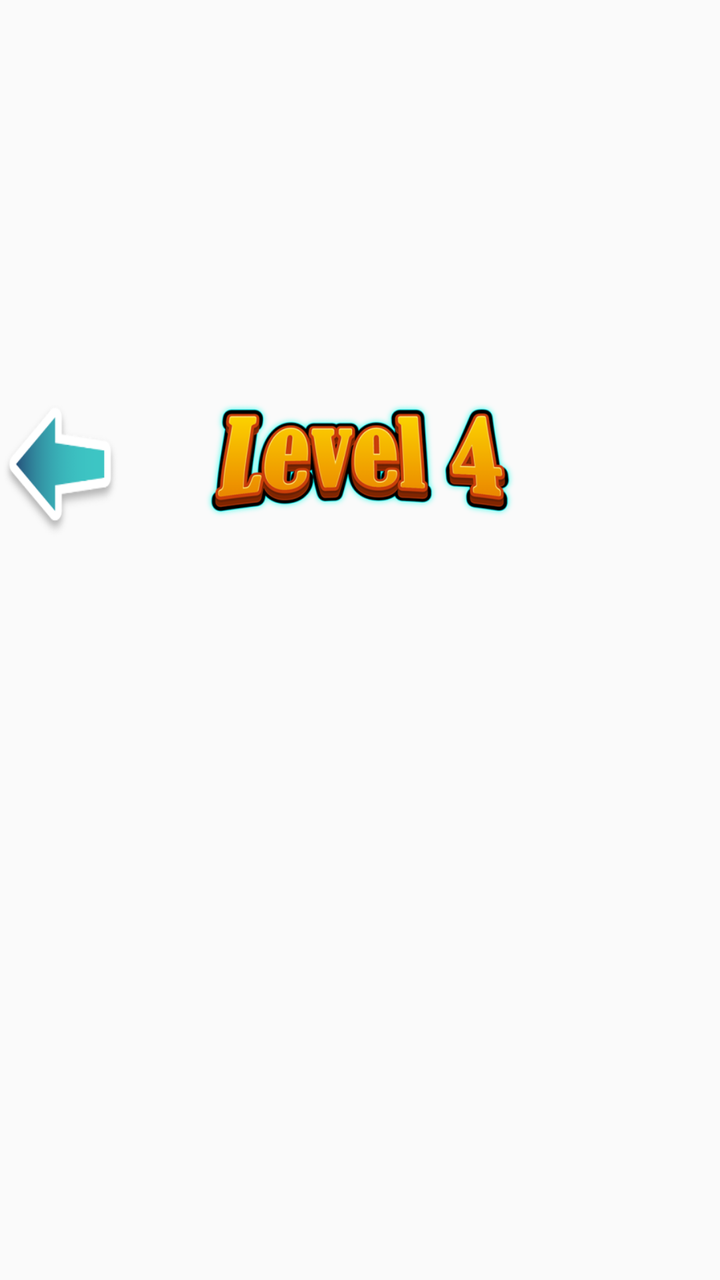
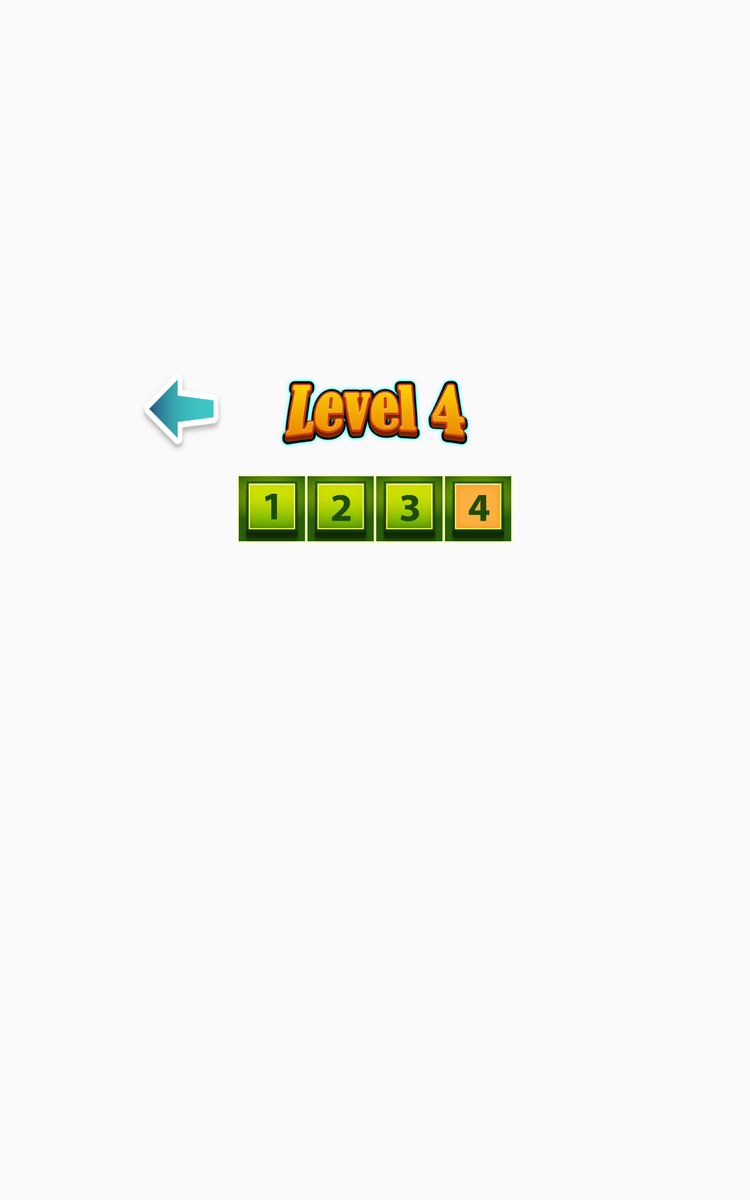

The same Android screen from two of the app's own layout files: first res/layout/ as a phone draws it, then the repository's variant for another configuration, drawn on a device whose configuration selects that folder. Both files follow.
<!-- AndroidManifest.xml: application theme AppTheme -->
<!-- res/layout/level4.xml -->
<?xml version="1.0" encoding="utf-8"?>

<RelativeLayout xmlns:android="http://schemas.android.com/apk/res/android"
    android:layout_width="fill_parent"
    android:layout_height="match_parent"
    android:layout_gravity="bottom">

    <TextView
        android:layout_width="70dp"
        android:layout_height="70dp"
        android:layout_marginTop="200dp"
        android:layout_toLeftOf="@+id/ivLevel4"
        android:background="@drawable/arrow_left" />

    <ImageView

        android:id="@+id/ivLevel4"
        android:layout_width="240dp"
        android:layout_height="100dp"
        android:layout_centerHorizontal="true"
        android:layout_marginTop="180dp"
        android:src="@drawable/levelfour" />

    
        
        
        
        
        
        
        

        
            
            
            

        
            
            
            

        
            
            
            

        
            
            
            
    

</RelativeLayout>
<!-- resources referenced by this layout -->
<resources>
  <!-- drawable arrow_left: png bitmap (drawable, 8587 bytes) -->
  <!-- drawable levelfour: png bitmap (drawable, 72491 bytes) -->
  <!-- from res/values-v21/ -->
  <style name="AppTheme" parent="android:Theme.Material.Light">
          <item name="android:colorPrimary">@color/primary</item>
          <item name="android:colorPrimaryDark">@color/primaryDark</item>
  
      </style>
  <color name="primary">#fffffea1</color>
  <color name="primaryDark">#ffe6d88c</color>
</resources>
<!-- res/layout-sw600dp/level4.xml (the repository's variant of the layout above) -->
<!-- drawn on a 7-inch tablet held upright -->
<?xml version="1.0" encoding="utf-8"?>

<RelativeLayout xmlns:android="http://schemas.android.com/apk/res/android"
    android:layout_width="fill_parent"
    android:layout_height="match_parent"
    android:layout_gravity="bottom">

    <TextView
        android:layout_width="70dp"
        android:layout_height="70dp"
        android:layout_marginTop="295dp"
        android:layout_toLeftOf="@+id/ivLevel4"
        android:background="@drawable/arrow_left" />

    <ImageView

        android:id="@+id/ivLevel4"
        android:layout_width="240dp"
        android:layout_height="100dp"
        android:layout_centerHorizontal="true"
        android:layout_marginTop="280dp"
        android:src="@drawable/levelfour" />

    <LinearLayout
        android:layout_width="fill_parent"
        android:layout_height="wrap_content"
        android:layout_below="@+id/ivLevel4"
        android:layout_centerHorizontal="true"
        android:layout_marginBottom="4dp"
        android:gravity="center"
        android:orientation="horizontal">

        <ImageView
            android:layout_width="55dp"
            android:layout_height="55dp"
            android:background="@drawable/buttonone" />

        <ImageView
            android:layout_width="55dp"
            android:layout_height="55dp"
            android:background="@drawable/buttontwo" />

        <ImageView
            android:layout_width="55dp"
            android:layout_height="55dp"
            android:background="@drawable/buttonthree" />

        <ImageView
            android:layout_width="55dp"
            android:layout_height="55dp"
            android:background="@drawable/buttonfourclick" />
    </LinearLayout>

</RelativeLayout>
<!-- resources referenced by the variant -->
<!-- as a 7-inch tablet held upright resolves them -->
<resources>
  <!-- drawable arrow_left: png bitmap (drawable, 8587 bytes) -->
  <!-- drawable buttonfourclick: png bitmap (drawable, 17814 bytes) -->
  <!-- drawable buttonone: png bitmap (drawable, 18704 bytes) -->
  <!-- drawable buttonthree: png bitmap (drawable, 21036 bytes) -->
  <!-- drawable buttontwo: png bitmap (drawable, 20558 bytes) -->
  <!-- drawable levelfour: png bitmap (drawable, 72491 bytes) -->
  <!-- from res/values-v21/ -->
  <style name="AppTheme" parent="android:Theme.Material.Light">
          <item name="android:colorPrimary">@color/primary</item>
          <item name="android:colorPrimaryDark">@color/primaryDark</item>
  
      </style>
  <color name="primary">#fffffea1</color>
  <color name="primaryDark">#ffe6d88c</color>
</resources>
